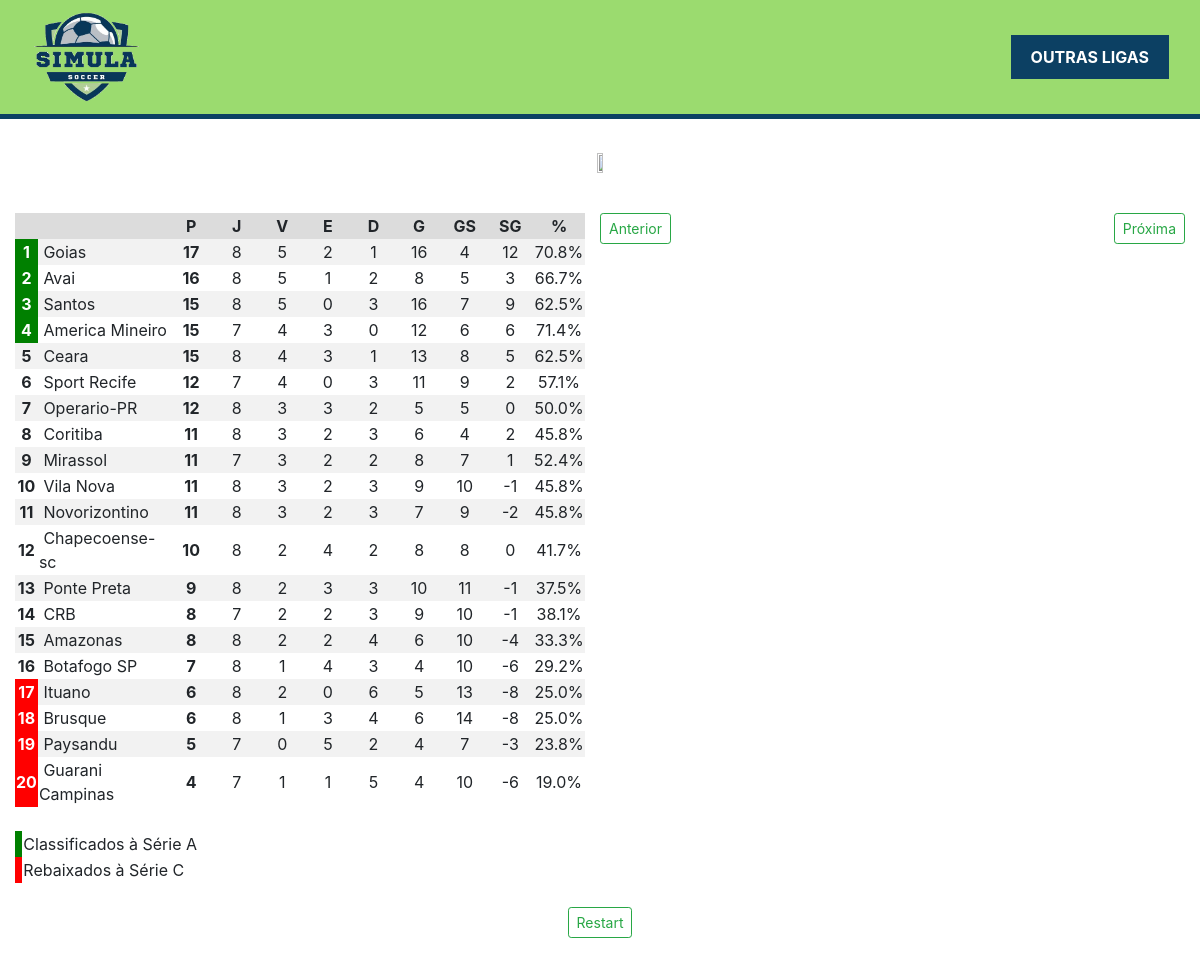
/brasil_serie_b, run on an earlier commit of the app's database.
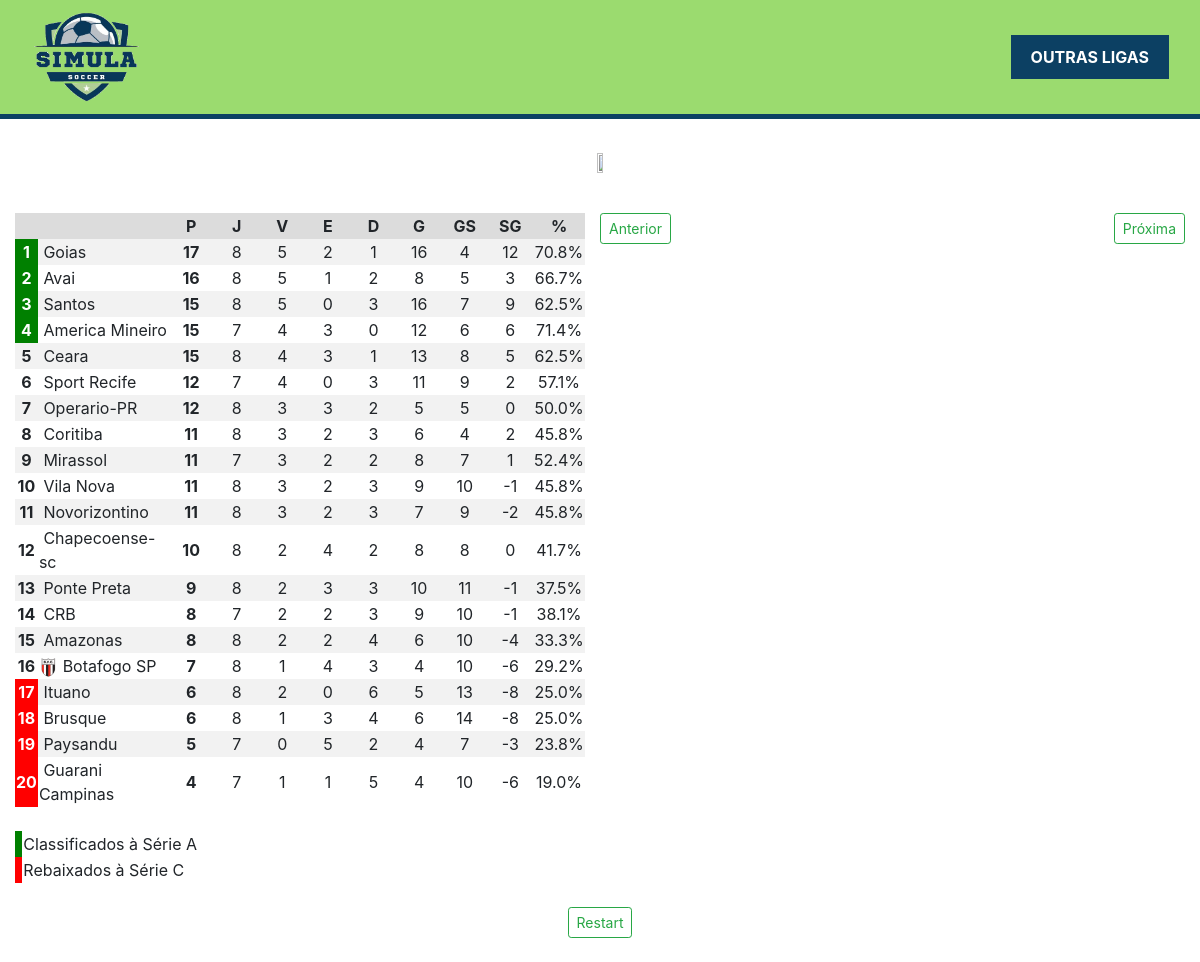
And on a later commit of the database.
### home/models.py (models this page shows, shortened)
class	Team(models.Model):
	id_name = models.CharField(max_length=30, default=None)
	name = models.CharField(max_length = 20, default=None)
	league_id = models.IntegerField(default=None, null=True, blank=True)
	stadium = models.CharField(max_length=50, default=None)
	logo = models.CharField(max_length=150, default=None)
	points = models.IntegerField(default = 0)
	goals_pro = models.IntegerField(default = 0)
	goals_con = models.IntegerField(default = 0)
	wins = models.IntegerField(default = 0)
	draws = models.IntegerField(default = 0)
	loss = models.IntegerField(default = 0)
	sg = models.IntegerField(default=0)
	aproveitamento = models.FloatField(default=0)
	games_played = models.IntegerField(default=0)
	position = models.IntegerField(default = 0)
	def __str__(self):
		return self.name

class	League(models.Model):
	league_id = models.IntegerField(default=None, null=True, blank=True)
	league_name = models.CharField(max_length=30, default=None)
	logo = logo = models.CharField(max_length=150, default=None)
	country = models.CharField(max_length = 30, default=None)
	url = models.CharField(max_length=150, null=True, blank=True, default = '')
	zone_1 = models.IntegerField(default=None, null=True, blank=True)
	zone_1_txt = models.CharField(max_length=150, default=None, null=True)
	zone_2 = models.IntegerField(default=None, null=True, blank=True)
	zone_2_txt = models.CharField(max_length=150, default=None, null=True, blank=True)
	zone_3 = models.IntegerField(default=None, null=True, blank=True)
	zone_3_txt = models.CharField(max_length=150, default=None, null=True, blank=True)
	zone_4 = models.IntegerField(default=None, null=True, blank=True)
	zone_4_txt = models.CharField(max_length=150, default=None, null=True, blank=True)
	zone_5 = models.IntegerField(default=None, null=True, blank=True)
	zone_5_txt = models.CharField(max_length=150, default=None, null=True, blank=True)
	zone_reb = models.IntegerField(default=None, null=True, blank=True)
	zone_reb_txt = models.CharField(max_length=150, default=None, null=True, blank=True)

### home/views.py (the view)
# urls.py: path('brasil_serie_b', views.brasil_serie_b, name='brasil_serie_b'),
def brasil_serie_b(request):
	league = League.objects.get(league_id = 72)
	teams_list = update_positions(72)
	context = {'league': league, 'teams_list': teams_list}
	return render(request, 'league.html', context)

### home/scripts.py (called while the page is built)
def update_positions(l_id):
	if (l_id == 71 or l_id == 72):
		teams_list = Team.objects.filter(league_id = l_id).order_by('-points', '-wins', '-sg', '-goals_pro')
	else:
		teams_list = Team.objects.filter(league_id = l_id).order_by('-points', '-sg', '-goals_pro')
	i = 1
	for team in teams_list:
		team.position = i
		i = i + 1
		print(f'time: {team}, posicao: {team.position}')
		team.save()
	return(teams_list)

### home/templates/league.html (shortened to what this page needs)
<!DOCTYPE html>
{% load static %}
<html lang="pt-BR">
<head>
    <link rel="stylesheet" href="https://maxcdn.bootstrapcdn.com/bootstrap/4.5.2/css/bootstrap.min.css">
	{% load static %}
	<link rel="stylesheet" href="{% static 'style.css' %}">
</head>
<body>
	<nav class="navbar navbar-inverse" style="background-color: rgb(155, 219, 111); border-bottom: 5px solid rgb(12, 64, 99)">
		<div class="container-fluid">
			<div class="navbar-header">
				<a href="{% url 'home' %}">
					<img style="width: 30%; margin-left: -70%;" src="{% static 'images/logo.png' %}" alt="logo">
				</a>
				<div class="menu">
					<button class="menu-button"><strong>OUTRAS LIGAS</strong></button>
				</div>
			</div>
		</div>
	</nav>
		<br>
		<div style="display: inline;">
			<h2 class="league_title"><img style="height: 7%; width: 7%;" src="{{ league.logo }}"></h2>
		</div>
		<div class="container-fluid">
			<div class="row d-flex align-items-stretch">
				<div class="col-lg-6 col-12 left-column">
					<br>
					<div class="table-responsive">
						<table class="table-striped">
							<thead style="background-color: gainsboro;">
								<th></th>
								<th></th>
								<th class="table-cel">P</th>
								<th class="table-cel">J</th>
								<th class="table-cel">V</th>
								<th class="table-cel">E</th>
								<th class="table-cel">D</th>
								<th class="table-cel">G</th>
								<th class="table-cel">GS</th>
								<th class="table-cel">SG</th>
								<th class="table-cel">%</th>
							</thead>
							<tbody>
								{% for team in teams_list %}
								<tr id="team_row_{{ team.id_name }}">
									<td class="text-center" {% if forloop.counter <= league.zone_1 %}style="background-color: green; color:white"
									{% elif league.zone_2 and forloop.counter <= league.zone_2 %}style="background-color: blue; color: white"
									{% elif league.zone_3 and forloop.counter <= league.zone_3 %}style="background-color: rgb(199, 186, 0); color: white"
									{% elif league.zone_4 and forloop.counter <= league.zone_4 %}style="background-color: purple; color: white"
									{% elif league.zone_5 and forloop.counter == league.zone_5 %}style="background-color: orangered; color: white"
									{% elif forloop.counter >=  league.zone_reb %}style="background-color: red; color: white"
									{% endif %}><strong>{{ forloop.counter }}</strong></td>
									<td><img src="{{ team.logo }}" alt="" style="width: 15%;" height="auto"> {{ team.name }}</td>
									<td class="text-center"><strong>{{ team.points }}</strong></td>
									<td class="text-center">{{ team.games_played }}</td>
									<td class="text-center">{{ team.wins }}</td>
									<td class="text-center">{{ team.draws }}</td>
									<td class="text-center">{{ team.loss }}</td>
									<td class="text-center">{{ team.goals_pro }}</td>
									<td class="text-center">{{ team.goals_con }}</td>
									<td class="text-center">{{ team.sg }}</td>
									<td class="text-center">{{ team.aproveitamento }}%</td>
								</tr>
								{% endfor %}
							</tbody>
						</table>
						<br>
						<div class="table-responsive">
							<table>
								<tr>
									<td style="background-color: green; font-size: 10px; width : 4%"> </td>
									<td> {{ league.zone_1_txt }}</td>
								</tr>
								<tr>
									<td style="background-color: red; font-size: 10px; width : 4%"> </td>
									<td> {{ league.zone_reb_txt }}</td>
								</tr>
							</table>
						</div>
					</div>
				</div>
				<div class="col-lg-6 col-12 right-column">
					<div class="d-flex justify-content-between align-items-center mt-4">
							<form class="d-inline">
							<button id ="prev_round" type="button" class="btn btn-outline-success btn-sm" >
								 Anterior
							</button>
						</form>
						<form class="d-inline">
							<button id = "next_round" type ="button" class="btn btn-outline-success btn-sm">
								Próxima
							</button>
						</form>
					</div>
				</div>
		</div>
		<br>
</body>
<div align="center">
	<form method="post">
		<button type="submit" id ="restart" class="btn btn-outline-success btn-sm">
			Restart
		</button>
	</form>
</div>
<br>
</html>

### static/style.css (style rules this page uses)
.table-responsive { overflow-x: auto; }
.left-column { float: right; }
@media (min-width: 750px) { .right-column { padding-left: 0%; } }
.league_title { text-align: center; font-family: Impact, Haettenschweiler, 'Arial Narrow Bold', sans-serif; color: rgb(155, 219, 111); font-size: 30px; }
.table-cel { width: 8%; height: 10%; text-align: center; }
.navbar-header { display: flex; justify-content: space-between; align-items: center; width: 100%; }
.menu { float: right; }
.menu-button { background-color: rgb(12, 64, 99); color: white; padding: 10px 20px; border: none; cursor: pointer; font-size: 16px; }
.navbar-header { width: 100%; text-align: center; }
.navbar-header img { display: inline-block; width: 7%; height: auto; margin-right: auto; margin-left: auto; }

What changed in the data, as far as the page shows it:
changed Team "Botafogo SP": logo: picture added
